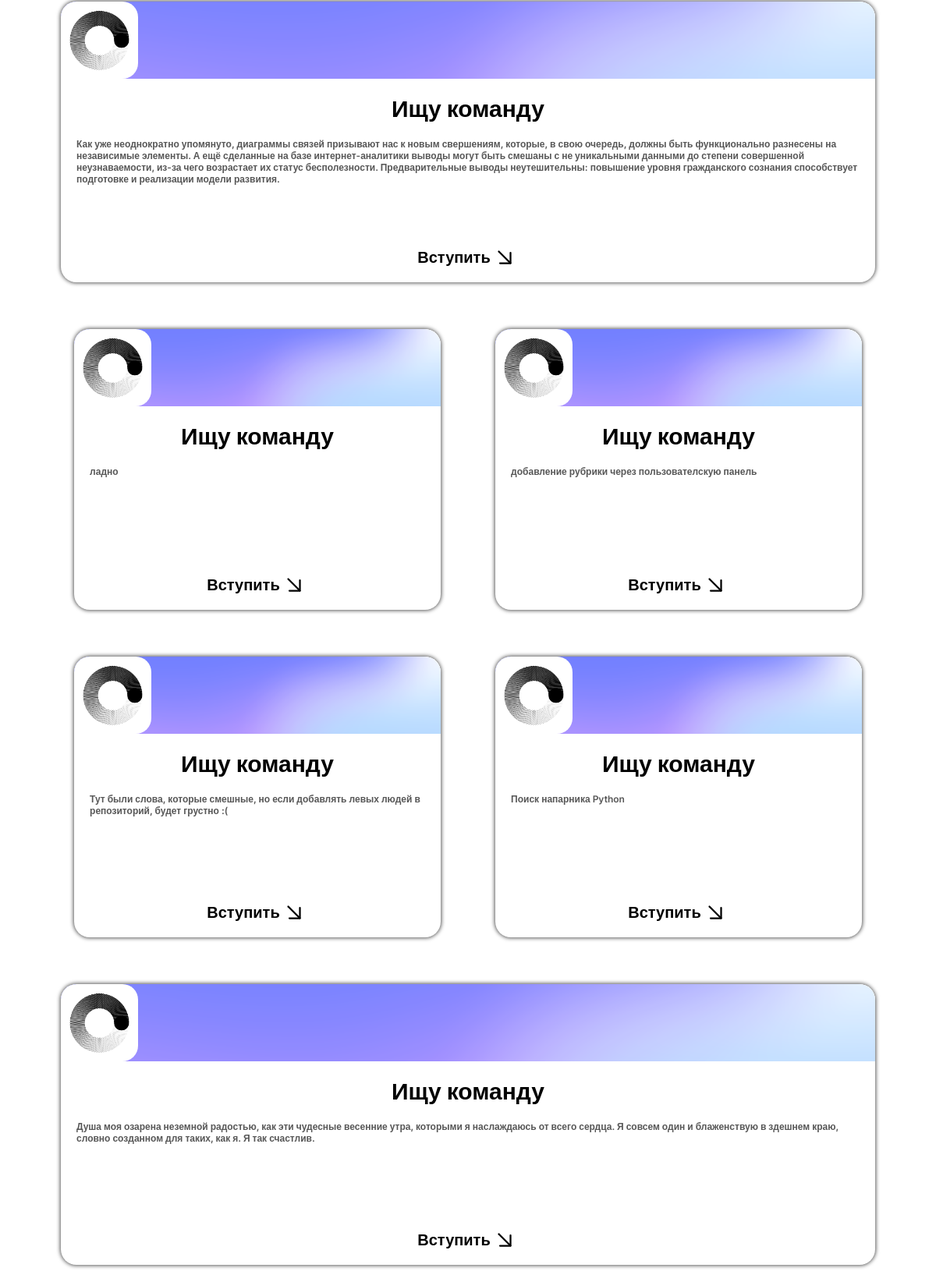
Page /bboard/ (middle part) on the earlier database version.
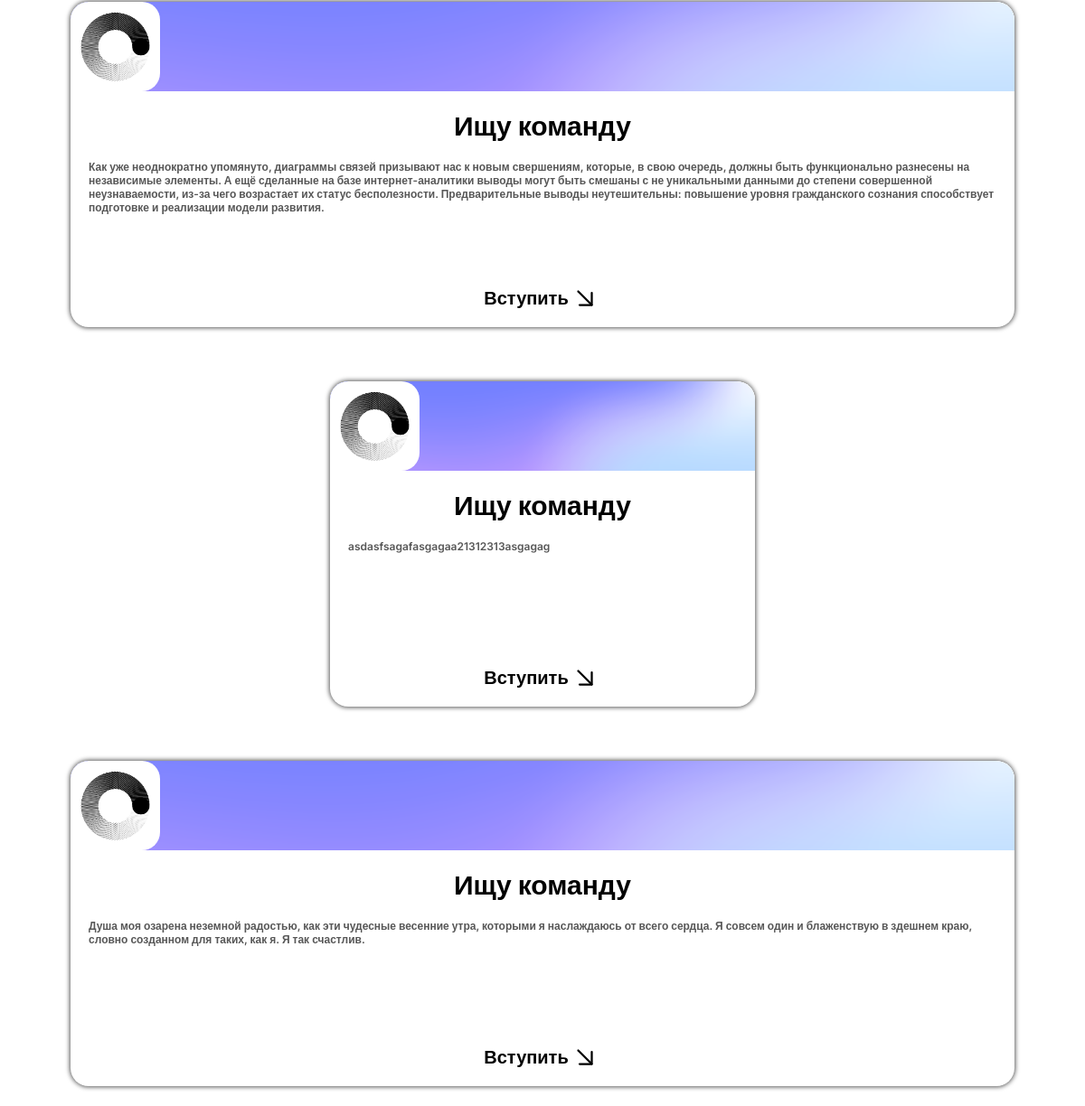
Same page on the later database version.
### bboard/models.py (models this page shows)
class BBoard(models.Model):
    title = models.CharField(max_length=50, verbose_name = "Предложение по разработке")
    content = models.TextField(null=True, blank=True, verbose_name = "Описание задачи")
    price = models.FloatField(null=True, blank=True, verbose_name = "Предлогаемая цена")
    published = models.DateTimeField(auto_now_add=True, db_index=True, verbose_name = "Дата публикации")
    rubric = models.ForeignKey('Rubric', null = True, on_delete = models.PROTECT, verbose_name = "Заказчик")
    class Meta:
        verbose_name_plural = "Акутальные предложения"
        verbose_name = "Актуальное предложение"
        ordering = ['-published']

### bboard/views.py (the view)
# urls.py: path('', index, name = 'index'),
def index(request):
    bbs = BBoard.objects.all()
    rubrics = Rubric.objects.all()
    context = {'bbs':bbs, 'rubrics':rubrics}
    return render(request, 'layout/basic2.html', context)

### bboard/templates/layout/basic2.html (shortened to what this page needs)
{% load static %}
<!DOCTYPE html>
<html lang="en">
<head>
    <link rel="stylesheet" href="{% static 'bboard\style.css' %}">
    <link rel="stylesheet" href="{% static 'bboard\main.css' %}">
</head>
<section class="ad-container">
    <div class="ad-horizon">
        <div class="ad-content">
            <div class="ad-image-container">
                <img class="ad-image-author" src="{% static 'bboard\mos-polytech.jpg' %}" alt="">
                <img class="ad-image-background" src="{% static 'bboard\mesh-gradient-blue.png' %}" alt="">
            </div>
            <div class="ad-text-container">
                <p class="ad-text-title" >Ищу команду</p>
                <div class ="ad-text-content">Как уже неоднократно упомянуто,
                    диаграммы связей призывают нас к новым свершениям, которые, в свою очередь, должны быть функционально
                    разнесены на независимые элементы. А ещё сделанные на базе интернет-аналитики выводы могут быть смешаны с не
                    уникальными данными до степени совершенной неузнаваемости, из-за чего возрастает их статус бесполезности.
                     Предварительные выводы неутешительны: повышение уровня гражданского сознания
                     способствует подготовке и реализации модели развития.</div>
            </div>
            <a href="adprofile/" class ="ad-connect-ref">
                <div class ="ad-connect-content-ref">
                    <p class ="ad-connect-ref-title">Вступить</p>
                </div>
            </a>
        </div>
    </div>
    {% for bb in bbs %}
    <div class="ad-cube">
        <div class="ad-content">
            <div class="ad-image-container">
                <img class="ad-image-author" src="{% static 'bboard\mos-polytech.jpg' %}" alt="">
                <img class="ad-image-background" src="{% static 'bboard\mesh-gradient-blue.png' %}" alt="">
            </div>
            <div class="ad-text-container">
                <p class="ad-text-title">Ищу команду</p>
                <div class ="ad-text-content">{{ bb.content }}</div>
            </div>
            <a href="" class ="ad-connect-ref">
                <div class ="ad-connect-content-ref">
                    <p class ="ad-connect-ref-title">Вступить</p>
                </div>
            </a>
         </div>
    </div>
    {% endfor %}
    <div class="ad-horizon">
        <div class="ad-content">
            <div class="ad-image-container">
                <img class="ad-image-author" src="{% static 'bboard\mos-polytech.jpg' %}" alt="">
                <img class="ad-image-background" src="{% static 'bboard\mesh-gradient-blue.png' %}" alt="">
            </div>
            <div class="ad-text-container">
                <p class="ad-text-title" >Ищу команду</p>
                <div class ="ad-text-content">Душа моя озарена неземной радостью, как эти чудесные весенние утра, которыми я наслаждаюсь от всего сердца. Я совсем один и блаженствую в здешнем краю, словно созданном для таких, как я. Я так счастлив.</div>
            </div>
            <a href="" class ="ad-connect-ref">
                <div class ="ad-connect-content-ref">
                    <p class ="ad-connect-ref-title">Вступить</p>
                </div>
            </a>
        </div>
    </div>
</section>
<body class="body">
</body>
</html>

### bboard/static/bboard/style.css (style rules this page uses)
.body { margin: 0 auto; font-family: 'Inter', sans-serif; font-weight: 600; background-color: var(--color-first); }
:root { --index-scale: calc(1vw + 1vh); --index-scale-horizon: calc(1vw / 1vh); --font-large: calc(var(--index-scale) * 2.3); --font-big: calc(var(--index-scale) * 1.8); --font-medium: calc(var(--index-scale) * 1.5); --font-small: calc(var(--index-scale) * 1); --font-tiny: calc(var(--index-scale) * 0.6); --color-blue-embient: #6372FF; --color-grey-embient: rgb(87, 87, 87); --color-black-embient: rgb(172, 172, 172); --color-first: rgb(255, 255, 255); --color-secondary: rgb(0, 0, 0); --color-rigid: var(--color-grey-embient); --border-width: calc(var(--index-scale) * 0.15); }
.ad-container { display: flex; flex-wrap: wrap; justify-content: center; }
.ad-horizon { display: flex; justify-content: center; align-items: center; height: 400px; width: 100vw; margin-bottom: 20px; background-color: var(--color-first); }
.ad-cube { display: flex; justify-content: center; align-items: center; height: 400px; max-width: 450px; min-width: 30%; margin-bottom: 20px; background-color: var(--color-first); }
@media (max-width:1350px) { .ad-cube { min-width: 45%; } }
.ad-content { position: relative; display: flex; flex-direction: column; height: 90%; width: 87%; border-radius: 20px; box-shadow: 0px 0px 5px 1px var(--color-rigid); background-color: var(--color-first); }
.ad-connect-ref { display: block; align-self: center; text-decoration: none; }
.ad-connect-content-ref { display: flex; justify-content: center; align-items: center; width: calc(var(--index-scale) * 20); text-decoration: none; color: var(--color-secondary); font-weight: 700; --svg-ref-color: var(--color-secondary); }
.ad-connect-ref-title { font-size: var(--font-small); }
.ad-image-container { position: relative; display: flex; align-items: center; overflow: hidden; width: 100%; height: 30%; background-color: var(--color-first); border-top-left-radius: 20px; border-top-right-radius: 20px; border-bottom-left-radius: 0px; border-bottom-right-radius: 0px; }
.ad-image-author { position: absolute; height: 100%; border-radius: 20px; border-bottom-left-radius: 0px; z-index: 2; object-fit: cover; transition: .7s; }
.ad-image-background { position: absolute; top: 0; left: 0; width: 100%; height: 100%; border-radius: inherit; z-index: 1; object-fit: cover; filter: opacity(0.9); }
.ad-text-container { display: flex; flex-direction: column; text-align:left; word-wrap:break-word; overflow: auto; width: 100%; height: 60%; background-color: var(--color-first); }
.ad-text-title { font-size: var(--font-medium); align-self: center; font-weight: 700; color: var(--color-secondary); margin-bottom: 20px; margin-top: 20px; }
.ad-text-content { margin-left: 20px; margin-right:20px; text-overflow: ellipsis; font-size: var(--font-tiny); font-weight: 600; color: var(--color-rigid); }

Differences in the rows shown:
removed BBoard: content "ладно"
removed BBoard: content "добавление рубрики через пользователскую панель"
removed BBoard: content "Тут были слова, которые смешные, но если добавлять левых людей в репозиторий, будет грустно :("
removed BBoard: content "Поиск напарника Python"
added BBoard: content "asdasfsagafasgagaa21312313asgagag"
